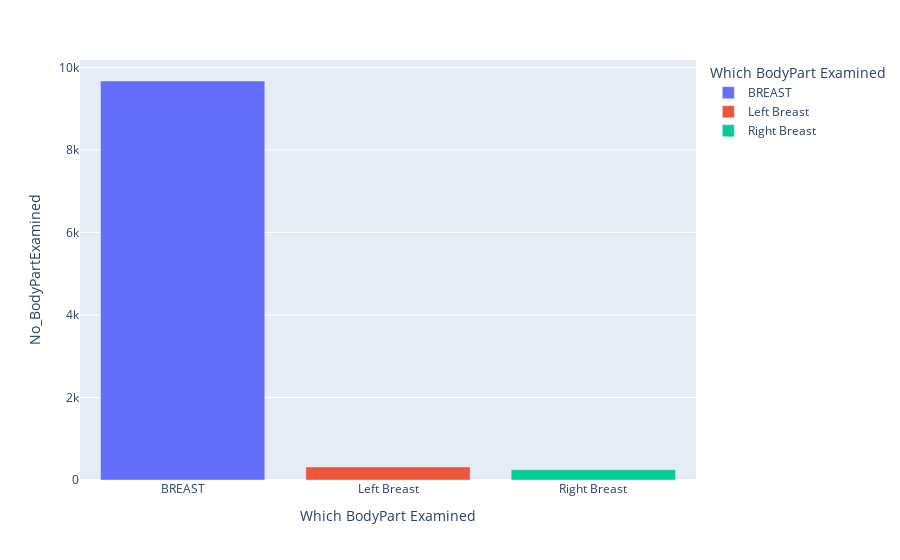

Here is the notebook cell this chart was saved with:
### Code cell
## plot the data with plotly
bodypart_dicom_graph=px.bar(data_frame=bodypart_dicom, x='Which BodyPart Examined', y='No_BodyPartExamined', color='Which BodyPart Examined')
bodypart_dicom_graph

### Figure 1 — Plotly figure (JSON) as saved in the notebook; plotly's stock layout.template omitted (floating-point values rounded to 4 significant figures)
{"data": [{"alignmentgroup": "True", "hovertemplate": "Which BodyPart Examined=%{x}<br>No_BodyPartExamined=%{y}<extra></extra>", "legendgroup": "BREAST", "marker": {"color": "#636efa", "pattern": {"shape": ""}}, "name": "BREAST", "offsetgroup": "BREAST", "orientation": "v", "showlegend": true, "textposition": "auto", "type": "bar", "x": ["BREAST"], "xaxis": "x", "y": [9671], "yaxis": "y"}, {"alignmentgroup": "True", "hovertemplate": "Which BodyPart Examined=%{x}<br>No_BodyPartExamined=%{y}<extra></extra>", "legendgroup": "Left Breast", "marker": {"color": "#EF553B", "pattern": {"shape": ""}}, "name": "Left Breast", "offsetgroup": "Left Breast", "orientation": "v", "showlegend": true, "textposition": "auto", "type": "bar", "x": ["Left Breast"], "xaxis": "x", "y": [318], "yaxis": "y"}, {"alignmentgroup": "True", "hovertemplate": "Which BodyPart Examined=%{x}<br>No_BodyPartExamined=%{y}<extra></extra>", "legendgroup": "Right Breast", "marker": {"color": "#00cc96", "pattern": {"shape": ""}}, "name": "Right Breast", "offsetgroup": "Right Breast", "orientation": "v", "showlegend": true, "textposition": "auto", "type": "bar", "x": ["Right Breast"], "xaxis": "x", "y": [248], "yaxis": "y"}], "layout": {"barmode": "relative", "legend": {"title": {"text": "Which BodyPart Examined"}, "tracegroupgap": 0}, "margin": {"t": 60}, "xaxis": {"anchor": "y", "categoryarray": ["BREAST", "Left Breast", "Right Breast"], "categoryorder": "array", "domain": [0, 1], "title": {"text": "Which BodyPart Examined"}}, "yaxis": {"anchor": "x", "domain": [0, 1], "title": {"text": "No_BodyPartExamined"}}}}
